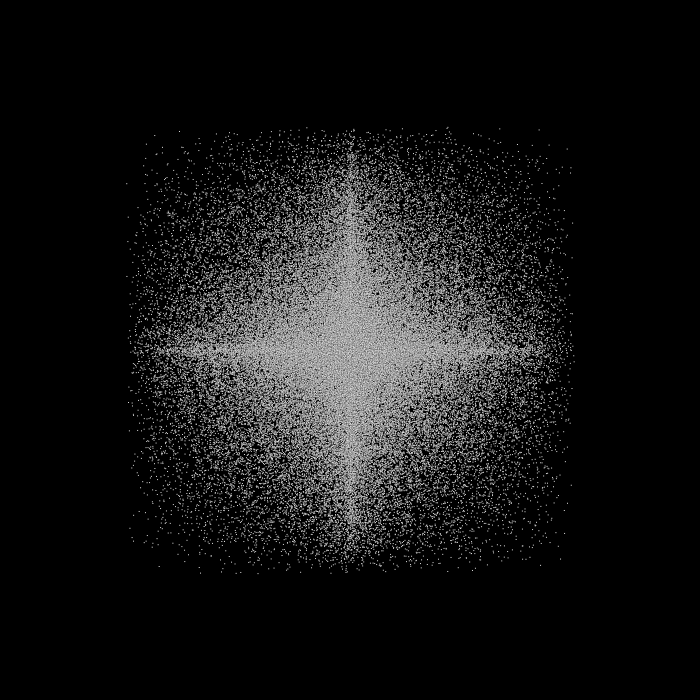
Frame 1 (no input)
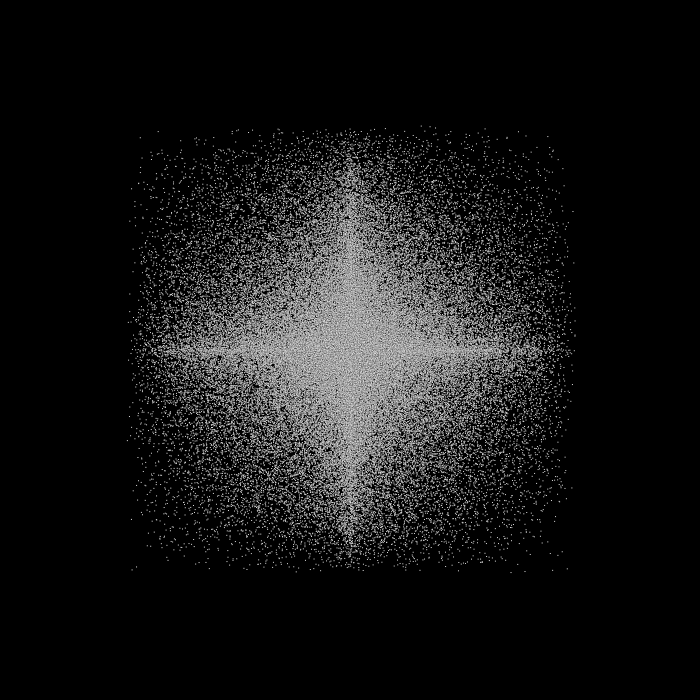
Frame 60 (the mouse pressed at the canvas centre just before this capture)
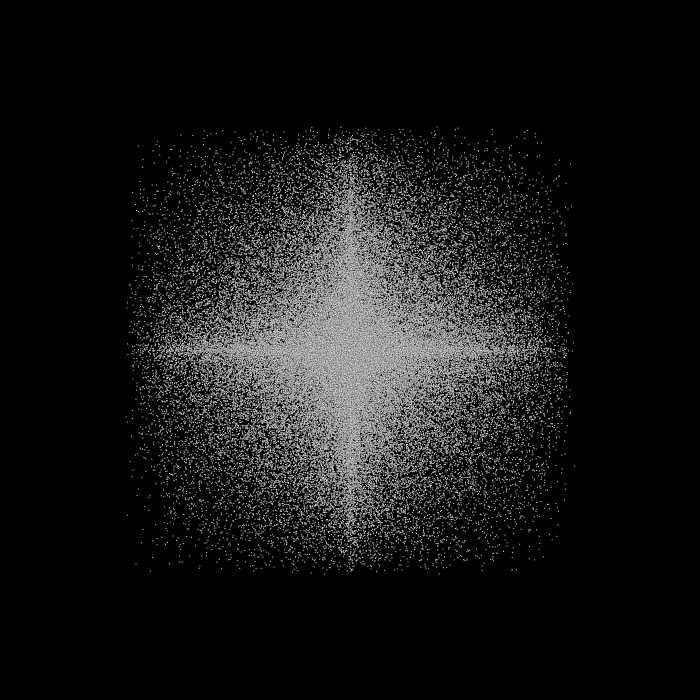
Frame 120 (the mouse held since frame 60 and released just before this capture)

The Processing sketch that drew these frames (run headless with seeded random() and noise(); from frame 60 on, the mouse is pressed at the canvas centre):

// Processing sketch: Random_Cross
// ── Random_Cross.pde
int squareSize = 1;
int screen_width = 700;
int screen_height = 700;
int random_low = -15;
int random_high = 15;

void settings() {
  size(screen_width, screen_height);
}

void setup() {
  frameRate(20);
  colorMode(RGB, 255, 255, 255);
  background(0);
  strokeWeight(0);
}

void draw() {
  background(0);
  
  for (int i = 0; i < 100000; i = i+1) {
    float r1 = random(random_low, random_high);
    float r2 = random(random_low, random_high);
    float r3 = random(random_low, random_high);
    float r4 = random(random_low, random_high);
    
    float center_x = screen_width / 2;
    float center_y = screen_height / 2;
    
    float x = center_x + r1 * r2;
    float y = center_y + r3 * r4;
    
    square(x, y, squareSize);
  }
}
